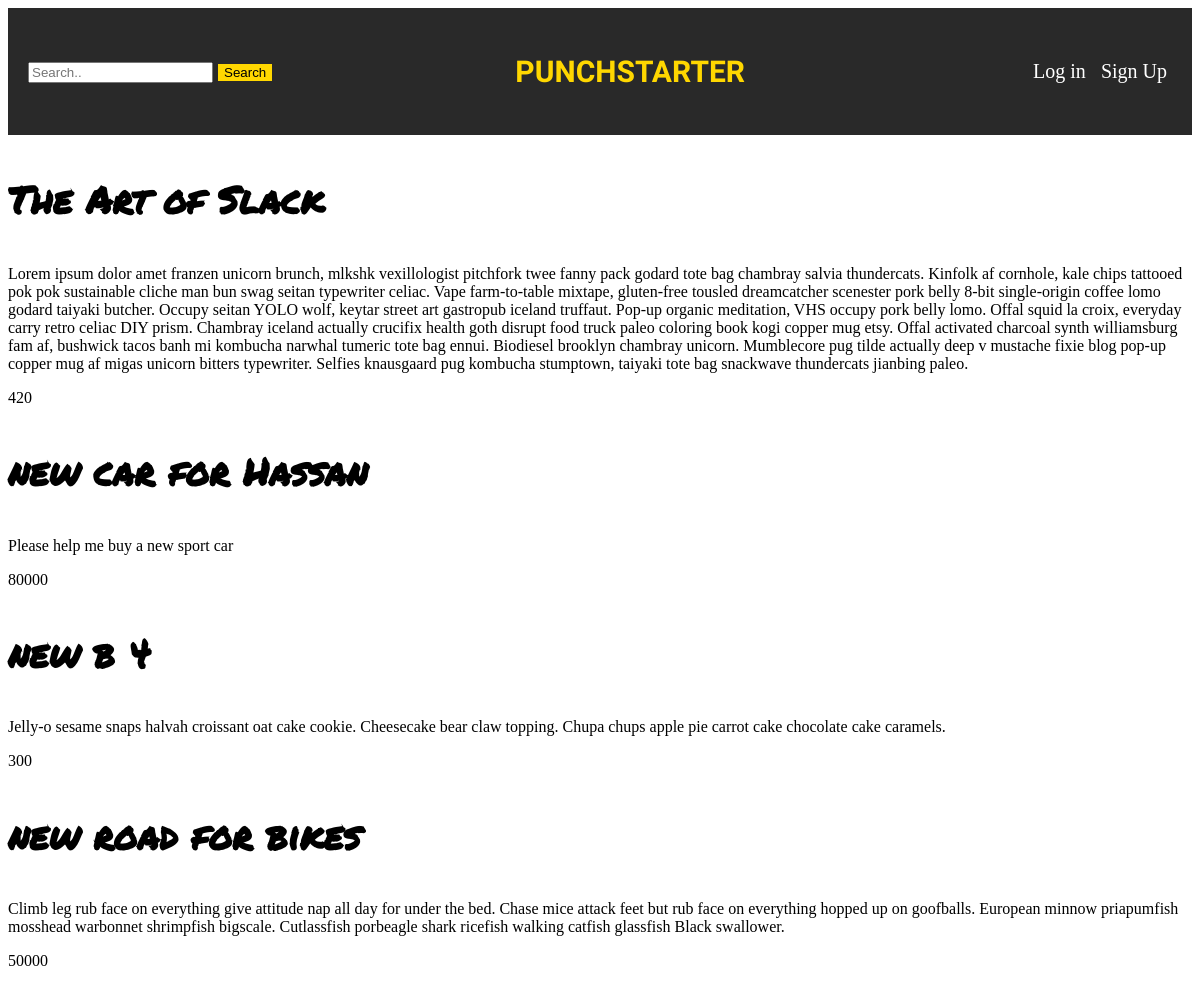
Page /home/ on the earlier database version.
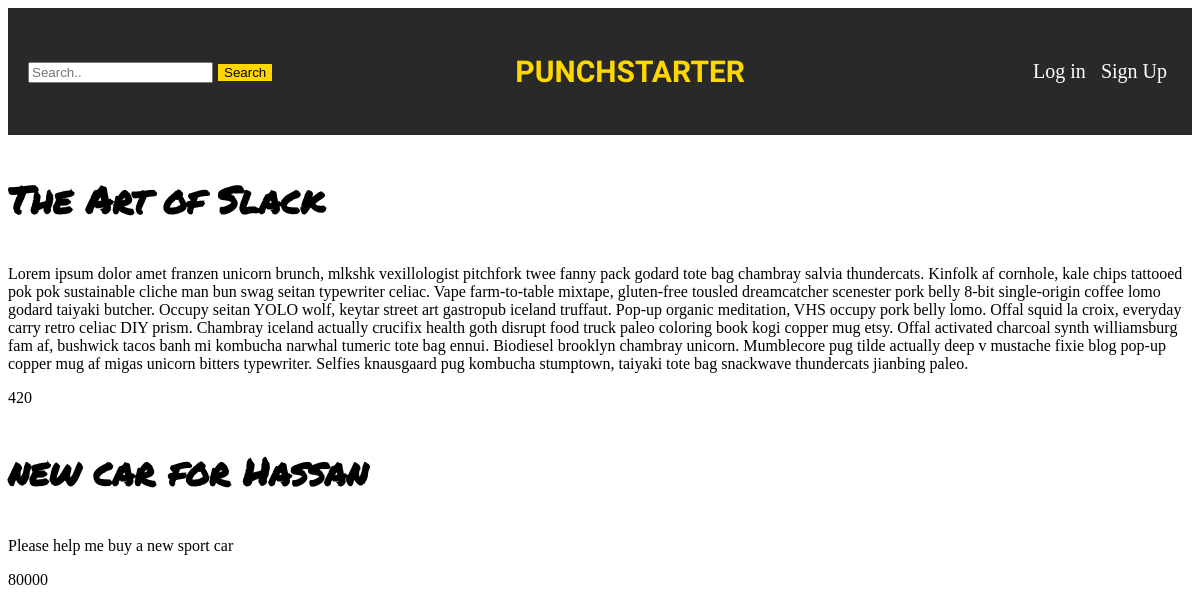
Same page on the later database version.
### crowdfunder_project/models.py (models this page shows)
class Project(models.Model):
    title = models.CharField(max_length=255)
    description = models.TextField()
    budget = models.IntegerField()
    owner = models.ForeignKey(User,on_delete=models.CASCADE,related_name='projects')
    image = models.URLField(max_length=255, null=True)
    start_dtime = models.DateTimeField(default=datetime.now)
    end_dtime = models.DateTimeField(null=True)
    category = models.ForeignKey(Category, on_delete=models.SET_NULL, related_name='projects', null=True)

### crowdfunder_project/views.py (the view)
# urls.py: path('home/', home_page, name='home_page'),
def home_page(request):
    projects = Project.objects.all()
    context = {'projects': projects}
    return render(request, 'home.html', context)

### crowdfunder_project/templates/home.html
{% extends 'base.html'%}
{% block content %}
{% for project in projects %}
<section class="project">
    <a href="{% url 'show_project' id=project.id %}">
        <div class='title'>
            <h3>{{ project.title}}</h3>
        </div>
    </a>
    <div class='description'>
        <p>{{ project.description }}</p>
    </div>
    <p> {{ project.budget }}</p>
</section>
{% endfor %}
{% endblock %}

### crowdfunder_project/templates/base.html (shortened to what this page needs)
{% load staticfiles %}
<!DOCTYPE html>
<html lang="en">
<head>
    <link rel="stylesheet" href="https://cdnjs.cloudflare.com/ajax/libs/meyer-reset/2.0/reset.min.css">
    <link rel="stylesheet" href="{% static 'css/main.css' %}">
</head>
<body>
        <nav class='navtop'>
                <div class='search'>
                    <form action="{% url 'search_project' %}" method="get">
                        <label for="search_project">
                            <input type="search" placeholder="Search.." id="project" name="project" value="{{ query }}" />
                        </label>
                        <input type="submit" value="Search" />
                    </form>
                </div>
                <div class='box'>
                    <a href="{% url 'home_page' %}">
                        <h1 class="header">PUNCHSTARTER</h1>
                    </a>
                </div>
                <div class='box'>
                    {% if request.user.is_authenticated %}
                    <h3>Hello {{ request.user.username }}!</h3>
                    <a href="{% url 'logout' %}">Logout</a>
                    {% else %}
                    <ul>
                        <li><a href="{% url 'login' %}">Log in</a></li>
                        <li><a href="{% url 'signup' %}">Sign Up</a></li>
                    </ul>
                    {% endif %}
                </div>
            </nav>
    {% block content %}
    {% endblock %}
</body>
</html>

### crowdfunder_project/static/css/main.css (style rules this page uses)
*,* ::before, *::after { box-sizing: border-box; }
.navtop { display: flex; align-items: center; background-color: rgb(41, 41, 41); padding: 1em; font-size: 20px; justify-content: space-between; }
.search { flex-wrap: wrap; }
.navtop ul > li { padding: 5px 5px 5px 5px; font-size: 20px; list-style: none; display:inline-block; text-align: right; }
.navtop a { text-decoration: none; color: white; }
.header { color: white; padding: 1px 30px; font-size: 30px; font-family: 'Rock Salt', cursive; color: gold; }
.project { background: white; }
.project a { text-decoration: none; color: black; }
.project .title { font-size: 2em; font-family: 'Permanent Marker', cursive; }
.project .description { font-size: 1em; font-family: "Cooper Light", Georgia, Times, "Times New Roman", serif; }
.box { color: white; }
input[type=button], input[type=submit], input[type=reset] { background-color: gold; border: none; color: black; text-decoration: none; cursor: pointer; }

Differences in the rows shown:
removed Project: title "new b 4", description "Jelly-o sesame snaps halvah croissant oat cake cookie. Cheesecake bear claw topping. Chupa chups apple pie carrot cake chocolate cake caramels.", budget "300"
removed Project: title "new road for bikes", description "Climb leg rub face on everything give attitude nap all day for under the bed. Chase mice attack feet but rub face on everything hopped up on goofballs. European minnow priapumfish mosshead warbonnet shrimpfish bigscale. Cutlassfish porbeagle shark ricefish walking catfish glassfish Black swallower.", budget "50000"
